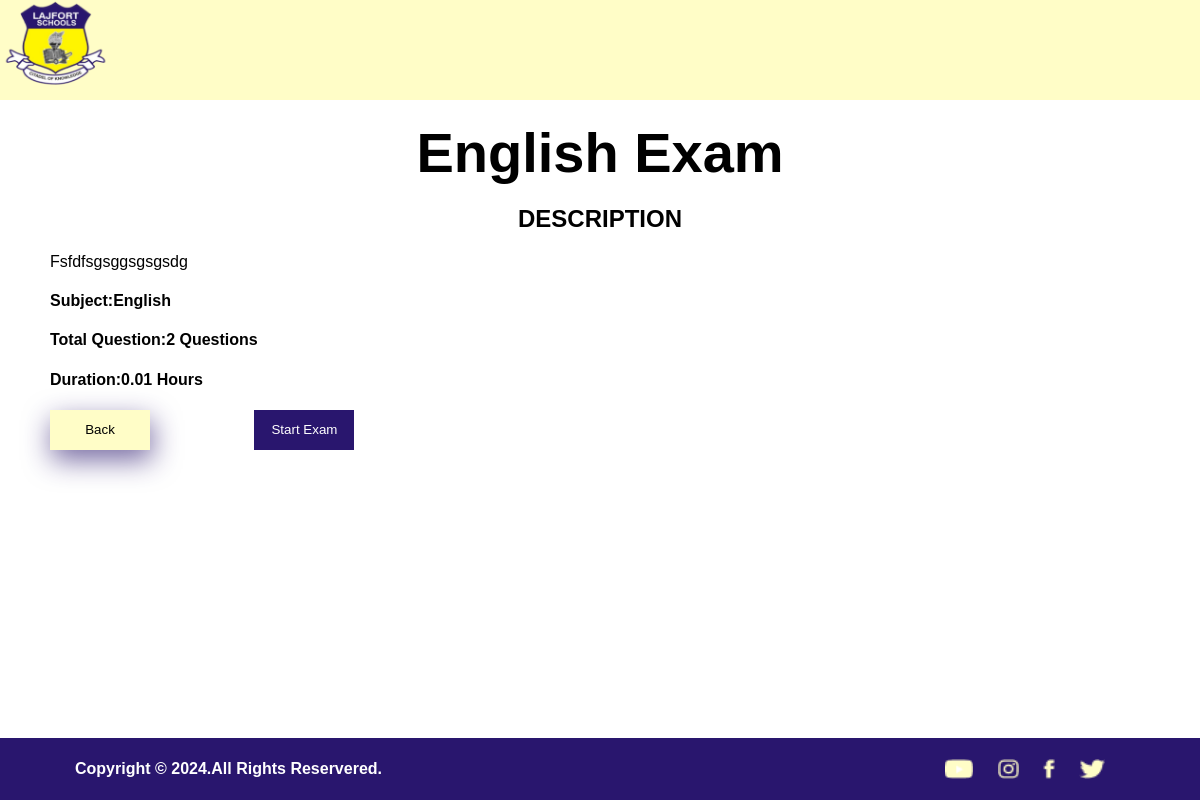
The page /preview/2 (signed in) on the database its author committed.
### Examapp/models.py (models this page shows, shortened)
class Exam(models.Model):
    subject = models.CharField(max_length=50,choices=SUBJEECT_CHOICES)
    description = models.TextField(max_length=125)
    title = models.CharField(max_length=50)
    duration = models.FloatField(default=120)
    total_question = models.IntegerField(default=60)
    clas = models.CharField(max_length=200,choices=CLASS_CHIOCE)

### Examapp/views.py (the view)
# urls.py: path('preview/<str:pk>', views.preview, name='preview'),
@login_required(login_url='login')
def preview(request,pk):
    exam = Exam.objects.filter(id=pk)
    for exam in exam:
        end = exam.duration / 60
    return render(request, 'preview.html',{'exam':exam,'end':end})

### Templates/preview.html (shortened to what this page needs)
{% load static %}
<!DOCTYPE html>
<html lang="en">
<head>
    <link rel="stylesheet" href="{% static 'css/home.css' %}">
    <link rel="stylesheet" href="{% static 'css/preview.css' %}">
</head>
<body>
    <header>
        <nav>
            <img class="laj-logo" src="{% static 'images/Lajfort-logo.png' %}" alt="">
        </nav>
    </header>
    <main class="pre-view">
        <h1>{{exam.title}}</h1>
        <div class="description">
            <h2>DESCRIPTION</h2>
            <p>{{exam.description}}</p>
            <h4>Subject:<span>{{exam.subject}}</span></h4>
            <h4>total question:<span>{{exam.total_question}} questions</span></h4>
            <h4>Duration:<span>{{end}} Hours</span></h4>
            <a href="/"><input type="submit" class="back" value="Back"></a>
            <a href="examination/{{exam.id}}"><input type="submit" class="start" value="Start Exam"></a>
        </div>
    </main>
    <footer>
        <div class="copyright">
            <h4>Copyright &copy; 2024.All rights reservered.</h4>
            <div>
                <img src="{% static 'images/Lajfort-foot-youtube.png' %}" class="social" alt="">
                <img src="{% static 'images/Lajfort-foot-instagram.png' %}" class="social" alt="">
                <img src="{% static 'images/Lajfort-foot-facebook.png' %}" class="social" alt="">
                <img src="{% static 'images/Lajfort-foot-twitter.png' %}" class="social" alt="">
            </div>
        </div>
    </footer>
</body>
</html>

### static/css/home.css (style rules this page uses)
body { margin: 0; font-family: Arial; padding-bottom: 100px; text-transform: capitalize; }
main { padding-left: 50px; padding-right: 50px; display: grid; grid-template-columns: 350px 350px 350px; row-gap: 50px; column-gap: 50px; }
header { background-color: rgba(255, 253, 199, 1); width: 100%; margin-bottom: 20px; margin-right: 50px; }
nav { display: flex; align-items: center; justify-content: space-between; padding-right: 50px; }
a { color: black; text-decoration: none; cursor: pointer; }
.laj-logo { height: 100px; }
footer { background-color: rgba(41, 22, 110, 1); color: white; width: 100%; margin-top: 50px; position: fixed; bottom: 0; z-index: 100; margin-top: 50px; }
.copyright { padding-top: -1px; padding-bottom: 1px; padding-left: 75px; padding-right: 75px; display: flex; justify-content: space-between; align-items: center; }
.social { margin-right: 20px; margin-top: 5px; height: 20px; }
@media (min-width:1024px) and (max-width:1439px) { main { grid-template-columns: 350px 350px 350px; place-content: center; } }

### static/css/preview.css (style rules this page uses)
.pre-view { display: block; }
.pre-view h1 { text-transform: capitalize; text-align: center; margin: 0; font-size: 56px; font-weight: 600; }
.description h2 { text-align: center; }
p { width: 800px; text-align: start; word-wrap: break-word; }
.start { width: 100px; height: 40px; background-color: rgba(41, 22, 110, 1); color: white; border: none; cursor: pointer; }
.back { width: 100px; height: 40px; background-color: rgba(255, 253, 199, 1); color: black; border: none; margin-right: 100px; cursor: pointer; box-shadow: 2px 10px 28px 0px rgba(41, 22, 110, 0.64); }

### rows shown on the page
Exam: title "English Exam", description "Fsfdfsgsggsgsgsdg", subject "English", total_question "2"

### other values the page prints
{{ end }} "0.01"
